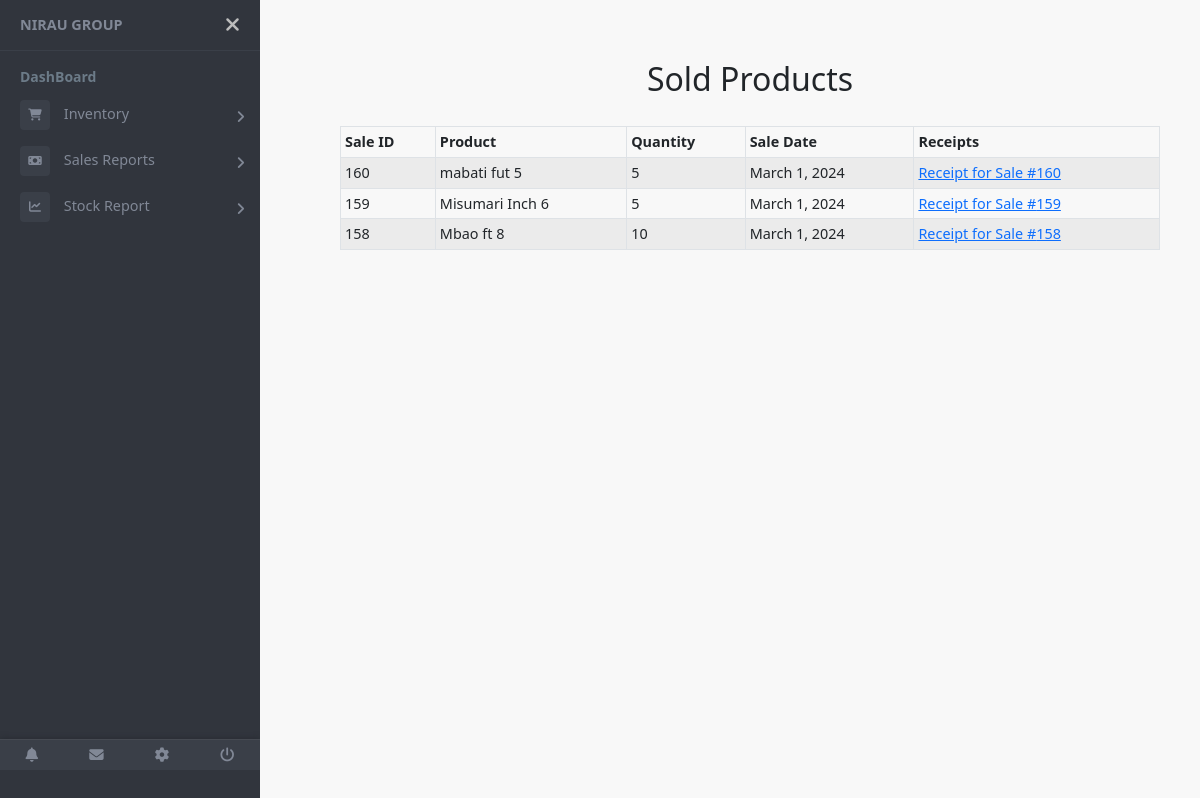
Before: /sold_products/ (signed in) with the older database file.
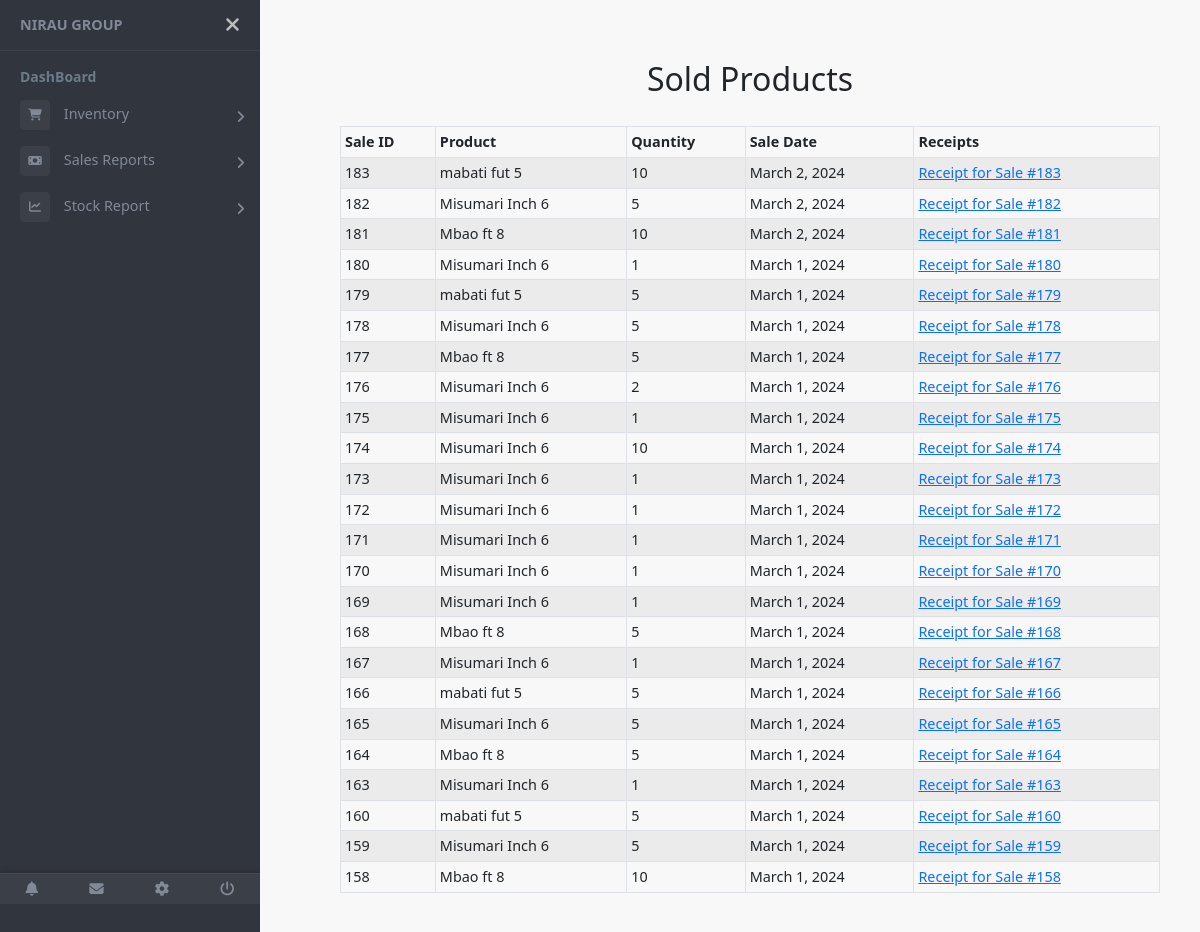
After: the same page with the newer database file.
### store/models.py (models this page shows, shortened)
class Sale(models.Model):
    store = models.ForeignKey(Store, on_delete=models.CASCADE, null=True)
    product = models.ForeignKey(Product, on_delete=models.CASCADE)
    quantity = models.PositiveIntegerField(default=1)
    sale_date = models.DateField(auto_now_add=True)
    class Meta:
        ordering = ('-sale_date',)

class Product(models.Model):
    store = models.ForeignKey(Store, on_delete=models.CASCADE, null=True)
    name = models.CharField(max_length=255)
    inventory_quantity = models.PositiveIntegerField()
    standard_price = models.DecimalField(max_digits=10, decimal_places=2)
    current_cost = models.DecimalField(max_digits=10, decimal_places=2)
    reorder_point = models.PositiveIntegerField()

### store/views.py (the view)
# urls.py: path('sold_products/', views.sold_products, name='sold_products'),
@login_required(login_url='login')
def sold_products(request):
    user_store = request.user.store  # Assuming user is associated with a store through user.store
    sales = Sale.objects.filter(product__store=user_store).order_by('-id')
    return render(request, 'sales/sold_products.html', {'sales': sales})

### store/templates/sales/sold_products.html
{% extends 'base.html' %}
{% load humanize %}
{% block content %}
    <h2 class="text-center">Sold Products</h2>
<div class="container">
    <table class="table table-sm table-striped table-bordered">
        <thead>
            <tr>
                <th>Sale ID</th>
                <th>Product</th>
                <th>Quantity</th>
                <th>Sale Date</th>
                <th>Receipts</th>
            </tr>
        </thead>
        <tbody>
            {% for sale in sales %}
                <tr>
                    <td>{{ sale.id }}</td>
                    <td>{{ sale.product.name }}</td>
                    <td>{{ sale.quantity }}</td>
                    <td>{{ sale.sale_date }}</td>
                    <td>
                        <a href="{% url 'download_receipt' sale.id %}" target="_blank">
                            Receipt for Sale #{{ sale.id }}
                        </a>
                    </td>
                </tr>
            {% endfor %}
        </tbody>
    </table>
</div>
{% endblock %}

### store/store/templates/base.html (shortened to what this page needs)
{% load static %}
<!DOCTYPE html>
<html lang="en">
<head>
	<link href="https://cdn.jsdelivr.net/npm/bootstrap@5.2.3/dist/css/bootstrap.min.css" rel="stylesheet">
  <link rel="stylesheet" href="https://cdnjs.cloudflare.com/ajax/libs/font-awesome/6.4.0/css/all.min.css" />
  <link href='https://unpkg.com/boxicons@2.1.2/css/boxicons.min.css' rel='stylesheet'>
</head>
<body>
  <div class="page-wrapper chiller-theme toggled">
    <nav id="sidebar" class="sidebar-wrapper">
      <div class="sidebar-content">
        <div class="sidebar-brand">
          <a href="{% url 'home' %}">Nirau Group</a>
          <div id="close-sidebar">
            <i class="fas fa-times"></i>
          </div>
        </div>
        <div class="sidebar-menu">
          <ul>
            <li class="header-menu">
              <span>DashBoard</span>
            </li>
            <li class="sidebar-dropdown">
              <a href="#">
                <i class="fa fa-shopping-cart"></i>
                <span>Inventory</span>
              </a>
            </li>
            <li class="sidebar-dropdown">
              <a href="#">
                <i class="fa-sharp fa-solid fa-money-bill"></i>
                <span>Sales Reports</span>
              </a>
            </li>
            <li class="sidebar-dropdown">
              <a href="#">
                <i class="fa fa-chart-line"></i>
                <span>Stock Report</span>
              </a>
            </li>
      </div>
      <div class="sidebar-footer">
        <a href="#">
          <i class="fa fa-bell"></i>
        </a>
        <a href="#">
          <i class="fa fa-envelope"></i>
        </a>
        <a href="#">
          <i class="fa fa-cog"></i>
        </a>
        <a href="{% url 'logout' %}">
          <i class="fa fa-power-off"></i>
        </a>
      </div>
    </nav>
    <main class="page-content">
          <div class="col-lg-8">
          </div>
      {% block content %}
      {% endblock content %}
    </main>
  </div>
</body>
</html>

### store/store/templates/base.html (style rules this page uses)
body { font-size: 0.9rem; background-color: #f8f8f8; }
.page-wrapper .sidebar-wrapper, .sidebar-wrapper .sidebar-brand > a, .sidebar-wrapper .sidebar-dropdown > a:after, .sidebar-wrapper .sidebar-menu .sidebar-dropdown .sidebar-submenu li a:before, .sidebar-wrapper ul li a i, .page-wrapper .page-content, .sidebar-wrapper .sidebar-search input.search-menu, .sidebar-wrapper .sidebar-search .input-group-text, .sidebar-wrapper .sidebar-menu ul li a, #show-sidebar, #close-sidebar { -webkit-transition: all 0.3s ease; -moz-transition: all 0.3s ease; -ms-transition: all 0.3s ease; -o-transition: all 0.3s ease; transition: all 0.3s ease; }
.page-wrapper { height: 100vh; }
.page-wrapper.toggled .sidebar-wrapper { left: 0px; }
@media screen and (min-width: 768px) { .page-wrapper.toggled .page-content { padding-left: 300px; } }
.sidebar-wrapper { width: 260px; height: 100%; max-height: 100%; position: fixed; top: 0; left: -300px; z-index: 999; }
.sidebar-wrapper ul { list-style-type: none; padding: 0; margin: 0; }
.sidebar-wrapper a { text-decoration: none; }
.sidebar-content { max-height: calc(100% - 30px); height: calc(100% - 30px); overflow-y: auto; position: relative; }
.sidebar-wrapper .sidebar-brand { padding: 10px 20px; display: flex; align-items: center; }
.sidebar-wrapper .sidebar-brand > a { text-transform: uppercase; font-weight: bold; flex-grow: 1; }
.sidebar-wrapper .sidebar-brand #close-sidebar { cursor: pointer; font-size: 20px; }
.sidebar-wrapper .sidebar-menu { padding-bottom: 10px; }
.sidebar-wrapper .sidebar-menu .header-menu span { font-weight: bold; font-size: 14px; padding: 15px 20px 5px 20px; display: inline-block; }
.sidebar-wrapper .sidebar-menu ul li a { display: inline-block; width: 100%; text-decoration: none; position: relative; padding: 8px 30px 8px 20px; }
.sidebar-wrapper .sidebar-menu ul li a i { margin-right: 10px; font-size: 12px; width: 30px; height: 30px; line-height: 30px; text-align: center; border-radius: 4px; }
.sidebar-wrapper .sidebar-menu .sidebar-dropdown > a:after { font-family: "Font Awesome 5 Free"; font-weight: 900; content: "\f105"; font-style: normal; display: inline-block; font-style: normal; font-variant: normal; text-rendering: auto; -webkit-font-smoothing: antialiased; -moz-osx-font-smoothing: grayscale; text-align: center; background: 0 0; position: absolute; right: 15px; top: 14px; }
.sidebar-footer { position: absolute; width: 100%; bottom: 0; display: flex; }
.sidebar-footer > a { flex-grow: 1; text-align: center; height: 30px; line-height: 30px; position: relative; }
.page-wrapper .page-content { display: inline-block; width: 100%; padding-left: 0px; padding-top: 20px; }
.page-wrapper .page-content > div { padding: 20px 40px; }
.page-wrapper .page-content { overflow-x: hidden; }
.chiller-theme .sidebar-wrapper { background: #31353D; }
.chiller-theme .sidebar-wrapper .sidebar-header, .chiller-theme .sidebar-wrapper .sidebar-search, .chiller-theme .sidebar-wrapper .sidebar-menu { border-top: 1px solid #3a3f48; }
.chiller-theme .sidebar-wrapper .sidebar-header .user-info .user-role, .chiller-theme .sidebar-wrapper .sidebar-header .user-info .user-status, .chiller-theme .sidebar-wrapper .sidebar-search input.search-menu, .chiller-theme .sidebar-wrapper .sidebar-search .input-group-text, .chiller-theme .sidebar-wrapper .sidebar-brand>a, .chiller-theme .sidebar-wrapper .sidebar-menu ul li a, .chiller-theme .sidebar-footer>a { color: #818896; }
.page-wrapper.chiller-theme.toggled #close-sidebar { color: #bdbdbd; }
.chiller-theme .sidebar-wrapper .sidebar-menu ul li a i, .chiller-theme .sidebar-wrapper .sidebar-menu .sidebar-dropdown div, .chiller-theme .sidebar-wrapper .sidebar-search input.search-menu, .chiller-theme .sidebar-wrapper .sidebar-search .input-group-text { background: #3a3f48; }
.chiller-theme .sidebar-wrapper .sidebar-menu .header-menu span { color: #6c7b88; }
.chiller-theme .sidebar-footer { background: #3a3f48; box-shadow: 0px -1px 5px #282c33; border-top: 1px solid #464a52; }
.chiller-theme .sidebar-footer>a:first-child { border-left: none; }
.chiller-theme .sidebar-footer>a:last-child { border-right: none; }

Changed rows visible on the page:
added Sale: id "183", product.name "mabati fut 5", quantity "10", sale_date "March 2, 2024"
added Sale: id "182", product.name "Misumari Inch 6", quantity "5", sale_date "March 2, 2024"
added Sale: id "181", product.name "Mbao ft 8", quantity "10", sale_date "March 2, 2024"
added Sale: id "180", product.name "Misumari Inch 6", quantity "1", sale_date "March 1, 2024"
added Sale: id "179", product.name "mabati fut 5", quantity "5", sale_date "March 1, 2024"
added Sale: id "178", product.name "Misumari Inch 6", quantity "5", sale_date "March 1, 2024"
added Sale: id "177", product.name "Mbao ft 8", quantity "5", sale_date "March 1, 2024"
added Sale: id "176", product.name "Misumari Inch 6", quantity "2", sale_date "March 1, 2024"
added Sale: id "175", product.name "Misumari Inch 6", quantity "1", sale_date "March 1, 2024"
added Sale: id "174", product.name "Misumari Inch 6", quantity "10", sale_date "March 1, 2024"
added Sale: id "173", product.name "Misumari Inch 6", quantity "1", sale_date "March 1, 2024"
added Sale: id "172", product.name "Misumari Inch 6", quantity "1", sale_date "March 1, 2024"
added Sale: id "171", product.name "Misumari Inch 6", quantity "1", sale_date "March 1, 2024"
added Sale: id "170", product.name "Misumari Inch 6", quantity "1", sale_date "March 1, 2024"
added Sale: id "169", product.name "Misumari Inch 6", quantity "1", sale_date "March 1, 2024"
added Sale: id "168", product.name "Mbao ft 8", quantity "5", sale_date "March 1, 2024"
added Sale: id "167", product.name "Misumari Inch 6", quantity "1", sale_date "March 1, 2024"
added Sale: id "166", product.name "mabati fut 5", quantity "5", sale_date "March 1, 2024"
added Sale: id "165", product.name "Misumari Inch 6", quantity "5", sale_date "March 1, 2024"
added Sale: id "164", product.name "Mbao ft 8", quantity "5", sale_date "March 1, 2024"
added Sale: id "163", product.name "Misumari Inch 6", quantity "1", sale_date "March 1, 2024"
